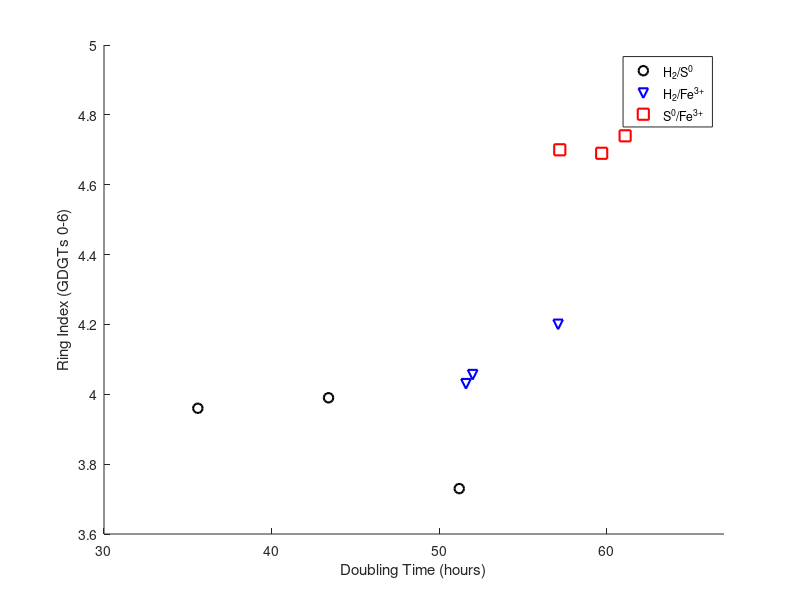

MATLAB code to generate this figure:
clc;clear;close all
doubling_times_H2_S = [35.6 43.4 51.2];
doubling_times_S_Fe = [57.2 61.1 59.7];
doubling_times_H2_Fe = [57.1 51.6 52];

ringindex_H2_S = [3.96 3.99 3.73];
ringindex_S_Fe = [4.70 4.74 4.69];
ringindex_H2_Fe = [4.2 4.03 4.056];

figure(1)
hold on
xlim([30 67])
plot(doubling_times_H2_S, ringindex_H2_S, 'ko', 'Linewidth', 1.5,'Markersize',7); 
plot(doubling_times_H2_Fe, ringindex_H2_Fe, 'bv', 'Linewidth', 1.5,'Markersize',7); 
plot(doubling_times_S_Fe, ringindex_S_Fe, 'rs', 'Linewidth', 1.5,'Markersize',8); 

xlabel('Doubling Time (hours)'),ylabel('Ring Index (GDGTs 0-6)')
legend('H_2/S^0','H_2/Fe^{3+}','S^0/Fe^{3+}')
